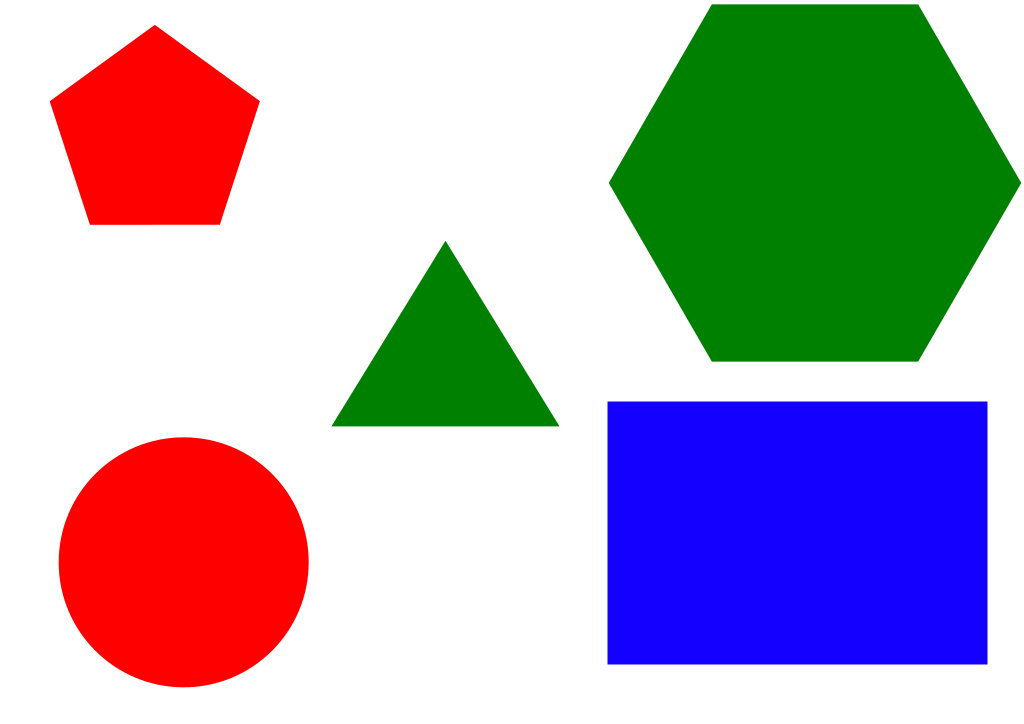
#> input picture task_1a_explore_opencv/Task_1A_Part1/Samples/Test3.png, 1024 x 724 px
$ jupyter execute 'Pyimage shape detecion.ipynb'
#> lines starting #> are read from the running program, lines starting #| are printed output that depends on the picture; after the words box and inside, x2 and y2 are one past the last pixel; in counts of white or black regions, pixels touching at a corner belong together
[cell 1]
import cv2
import imutils
from matplotlib import pyplot as plt

[cell 2]
image = cv2.imread("Samples/Test3.png")
#> image is the input picture: shape (724, 1024, 3); mean B, G, R 183, 171.2, 177.9

[cell 3]
plt.imshow(image)
plt.show()

[cell 4]
# and threshold it
gray = cv2.cvtColor(image, cv2.COLOR_BGR2GRAY)
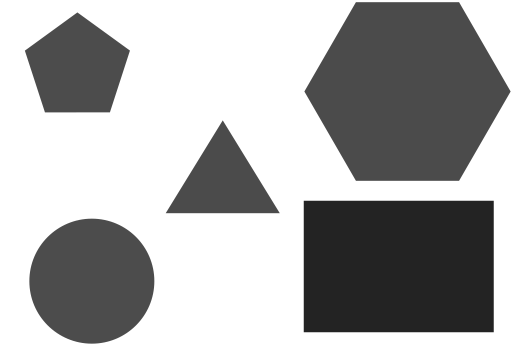
#> gray: shape (724, 1024) (shown at 1/2 size); min 35, max 255, mean 174.5
plt.imshow(gray,cmap= 'gray')
plt.show()
blurred = cv2.GaussianBlur(gray, (5, 5), 0)
plt.imshow(blurred,cmap= 'gray')
plt.show()
thresh = cv2.threshold(blurred, 200, 255, cv2.THRESH_BINARY)[1]
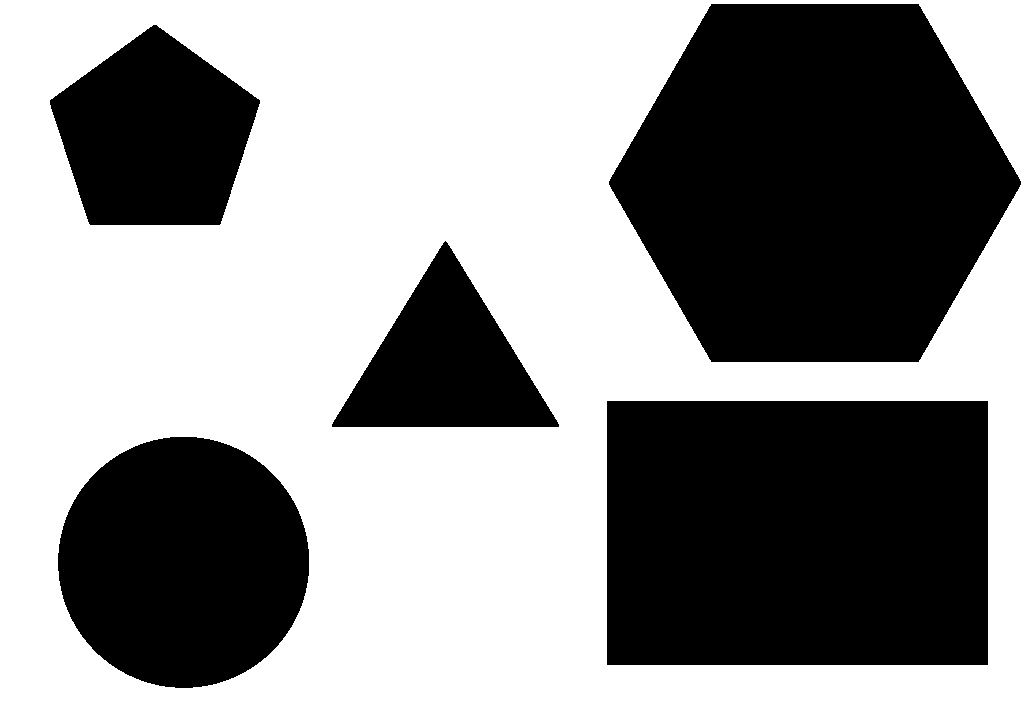
#> thresh: shape (724, 1024); 57.9% white; 5 black regions, box (x1, y1, x2, y2) and area: (609, 4, 1021, 362) 111146, (607, 401, 988, 665) 100584, (58, 437, 309, 688) 49513, (50, 25, 260, 225) 29353, (332, 241, 559, 427) 21554
plt.imshow(thresh,cmap= 'gray')
plt.show()
edges = cv2.Canny(thresh,100,200)
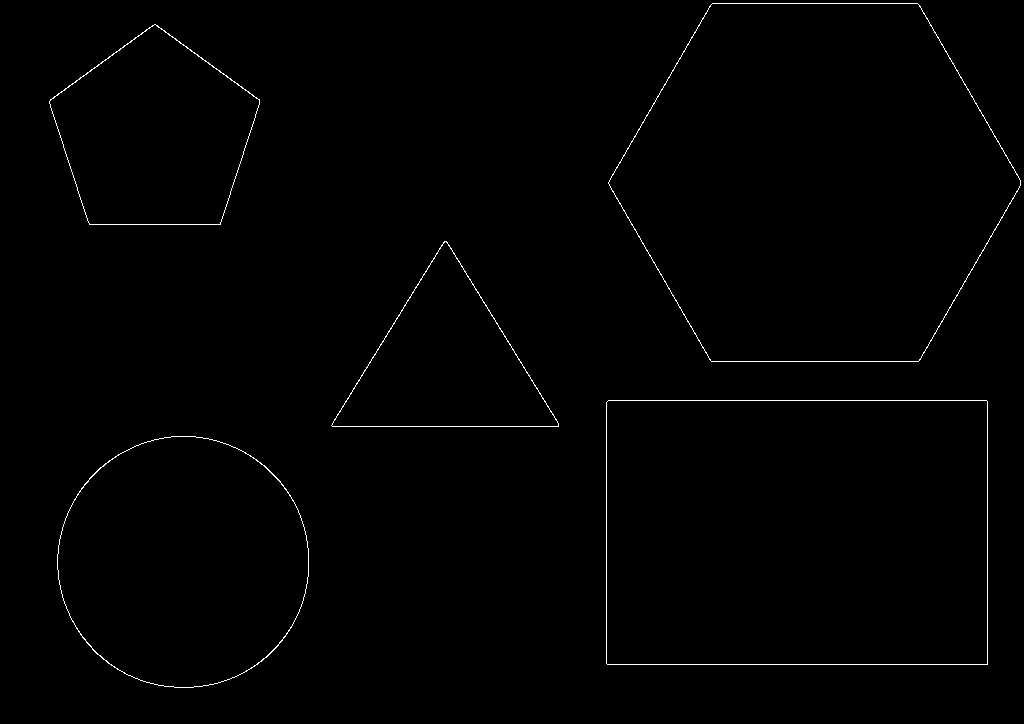
#> edges: shape (724, 1024); 0.64% white in thin lines or dots, all inside (x1, y1, x2, y2) = (49, 3, 1021, 688)
plt.imshow(edges,cmap= 'gray')
plt.show()

[cell 5]
cnts,_ = cv2.findContours(edges, cv2.RETR_EXTERNAL,cv2.CHAIN_APPROX_SIMPLE)
#> cnts = 5 contours; box (x1, y1, x2, y2) and area: (608, 3, 1021, 362) 111197, (606, 400, 988, 665) 100581, (57, 436, 309, 688) 49567, (49, 24, 260, 225) 29333, (331, 241, 559, 427) 21481

[cell 6]
print(len(cnts))
#| 5

[cell 7]
for c in cnts:
	# compute the center of the contour, then detect the name of the
	# shape using only the contour
    M = cv2.moments(c)
    cX = int(M["m10"] / M["m00"])
    cY = int(M["m01"] / M["m00"])
    peri = cv2.arcLength(c, True)
    approx = cv2.approxPolyDP(c, 0.04 * peri, True)
    if len(approx) == 3:
        shape = "triangle"
        # if the shape has 4 vertices, it is either a square or
		# a rectangle
    elif len(approx) == 4:
        (x, y, w, h) = cv2.boundingRect(approx)
        ar = w / float(h)
        print(f"aspect ratio {ar}")
			# a square will have an aspect ratio that is approximately
			# equal to one, otherwise, the shape is a rectangle
        shape = "square" if ar >= 0.95 and ar <= 1.05 else "rectangle"
		# if the shape is a pentagon, it will have 5 vertices
    elif len(approx) == 5:
        shape = "pentagon"
		# otherwise, we assume the shape is a circle
    else:
        shape = "circle"

    # multiply the contour (x, y)-coordinates by the resize ratio,
    # then draw the contours and the name of the shape on the image
    print(f"shape {shape}")
    cv2.drawContours(image, [c], -1, (0, 255, 0), 2)
    cv2.putText(image, shape, (cX, cY), cv2.FONT_HERSHEY_SIMPLEX,
    0.5, (255, 255, 255), 2)
	# show the output image
    plt.imshow(image)
    plt.show()
#> this loop made 5 passes
#> (cX, cY, peri, approx, x, y, w, h) on pass 2: (796, 532, 1287.7, [[606, 402], [607, 664], [987, 664], [986, 400]], 606, 400, 382, 265)
#> (printed output is left out)
#> pass 1, `plt.show()`:
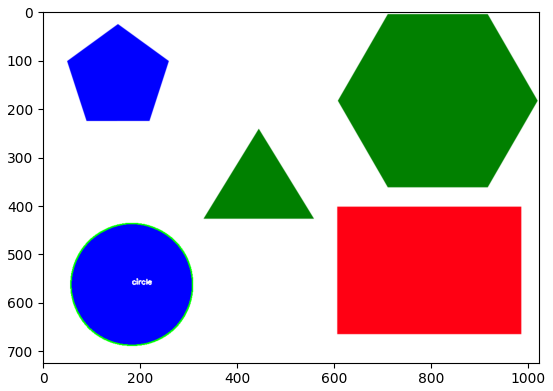
#> figure drawn by matplotlib, 1 panel; B, G, R data is drawn as R, G, B
#> after the loop:
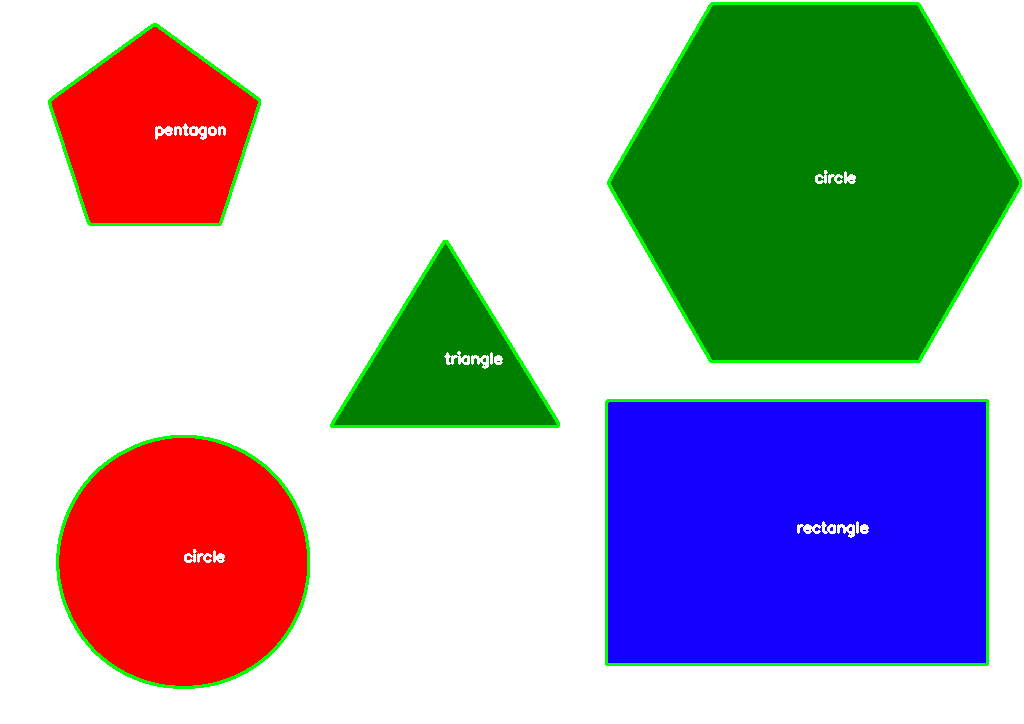
#> image: shape (724, 1024, 3); 2.33% of pixels changed, all inside (x1, y1, x2, y2) = (48, 2, 1022, 689)

$ run again, with task_1a_explore_opencv/Task_1A_Part1/Samples/Test1.png copied over task_1a_explore_opencv/Task_1A_Part1/Samples/Test3.png
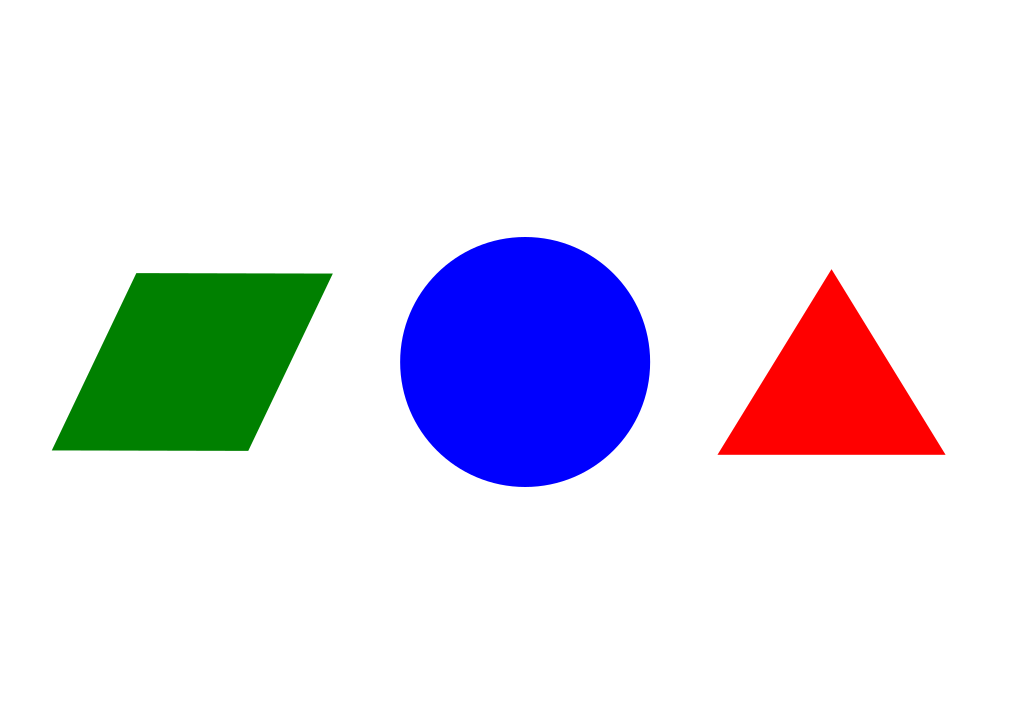
#> input picture task_1a_explore_opencv/Task_1A_Part1/Samples/Test1.png, 1024 x 724 px
#> image is the input picture: shape (724, 1024, 3); mean B, G, R 235.7, 224.9, 226.1
#> thresh: shape (724, 1024); 85.7% white; 3 black regions, box (x1, y1, x2, y2) and area: (399, 236, 651, 488) 49687, (52, 273, 333, 451) 35226, (718, 270, 945, 455) 21453
#> `edges = cv2.Canny(thresh,100,200)`:
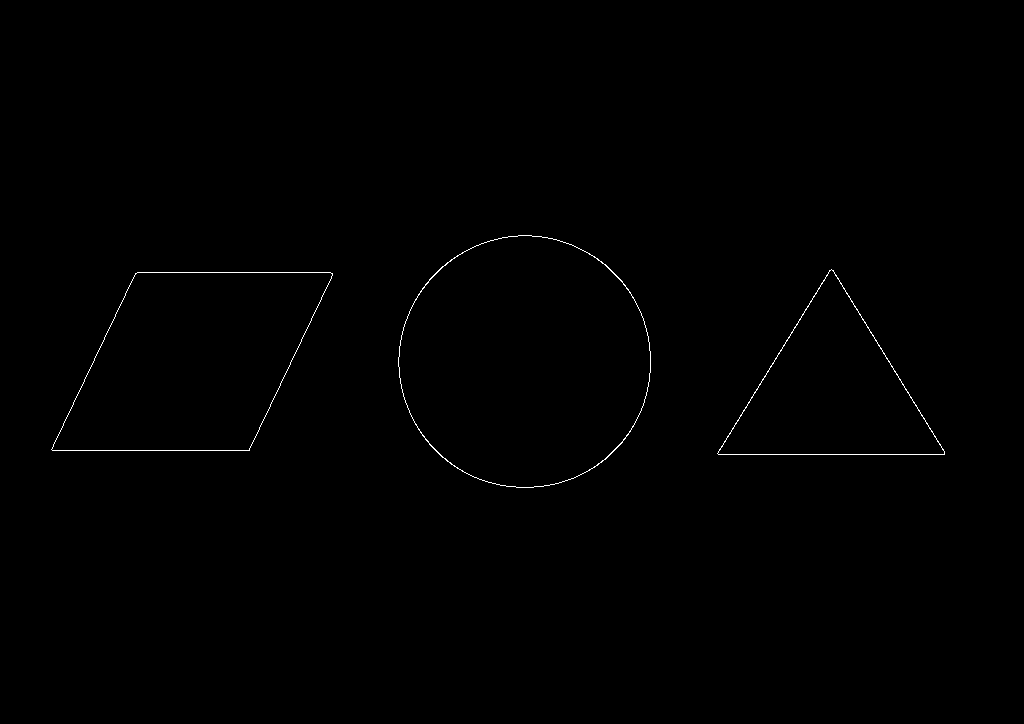
#> edges: shape (724, 1024); 0.3% white in thin lines or dots, all inside (x1, y1, x2, y2) = (51, 235, 945, 488)
#> cnts = 3 contours; box (x1, y1, x2, y2) and area: (398, 235, 651, 488) 49742, (51, 272, 333, 451) 35223, (717, 269, 945, 455) 21379
#| 3
#> the loop `for c in cnts:` made 3 passes
#> (cX, cY, peri, approx, x, y, w, h) on pass 1: (191, 361, 818.4, [[135, 273], [51, 449], [249, 450], [332, 273]], 51, 273, 282, 178)
#> (printed output is left out)
#> after the loop `for c in cnts:`:
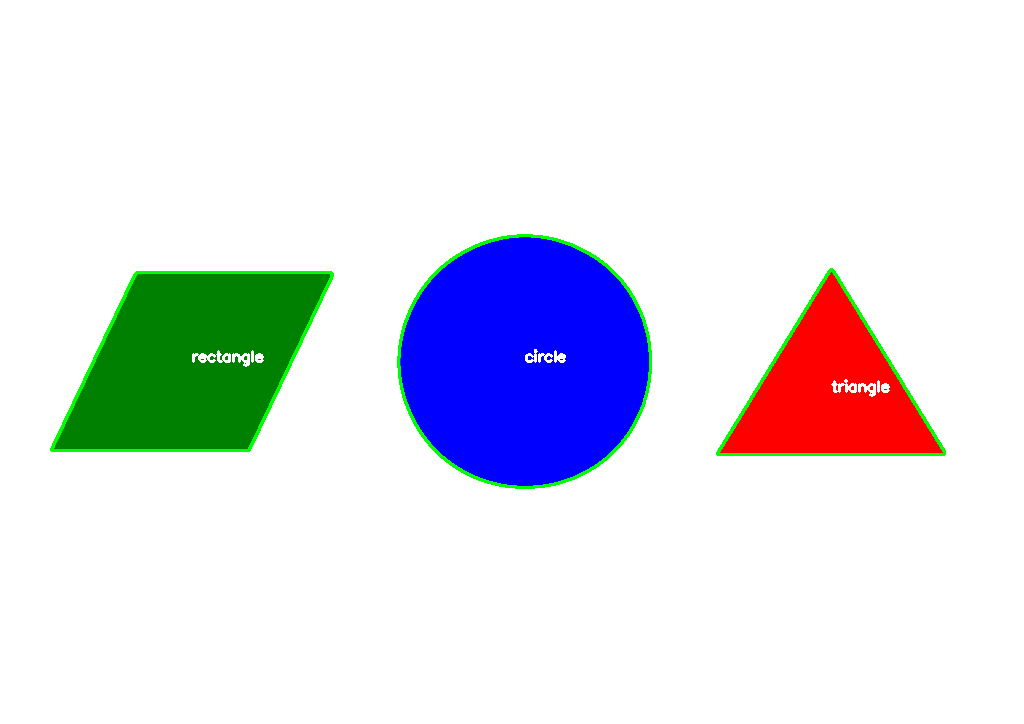
#> image: shape (724, 1024, 3); 1.19% of pixels changed, all inside (x1, y1, x2, y2) = (50, 234, 946, 489)

$ run again, with task_1a_explore_opencv/Task_1A_Part1/Samples/Test2.png copied over task_1a_explore_opencv/Task_1A_Part1/Samples/Test3.png
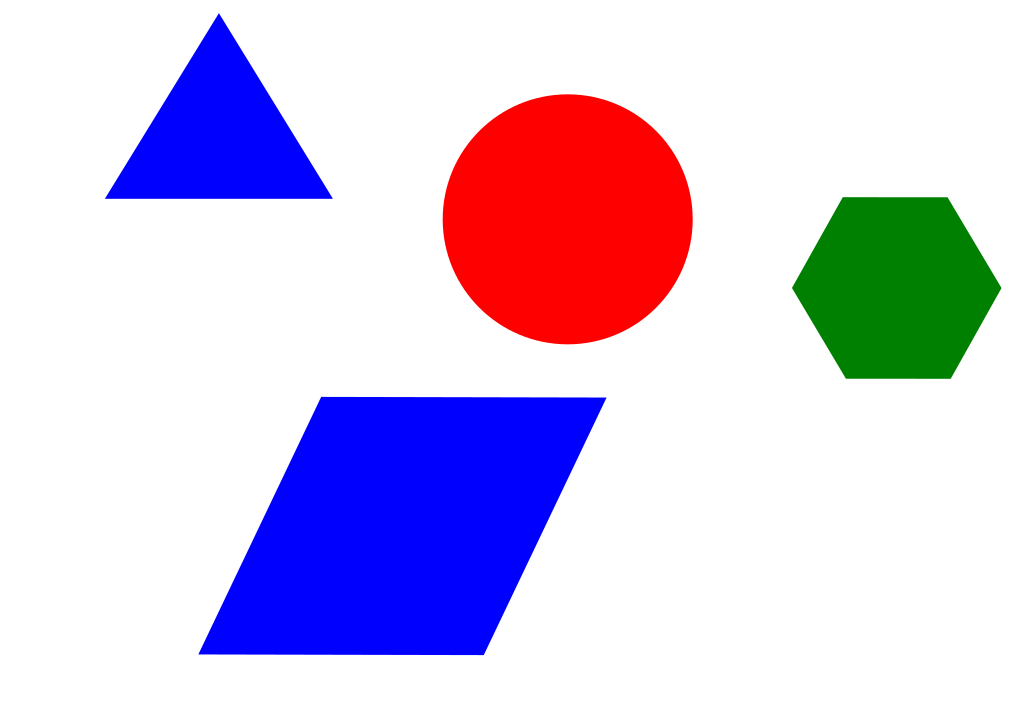
#> input picture task_1a_explore_opencv/Task_1A_Part1/Samples/Test2.png, 1024 x 724 px
#> image is the input picture: shape (724, 1024, 3); mean B, G, R 228.3, 200.6, 212.6
#> thresh: shape (724, 1024); 76.5% white; 4 black regions, box (x1, y1, x2, y2) and area: (198, 396, 607, 656) 74500, (442, 94, 693, 345) 49513, (792, 197, 1002, 379) 28814, (105, 14, 333, 200) 21765
#> `edges = cv2.Canny(thresh,100,200)`:
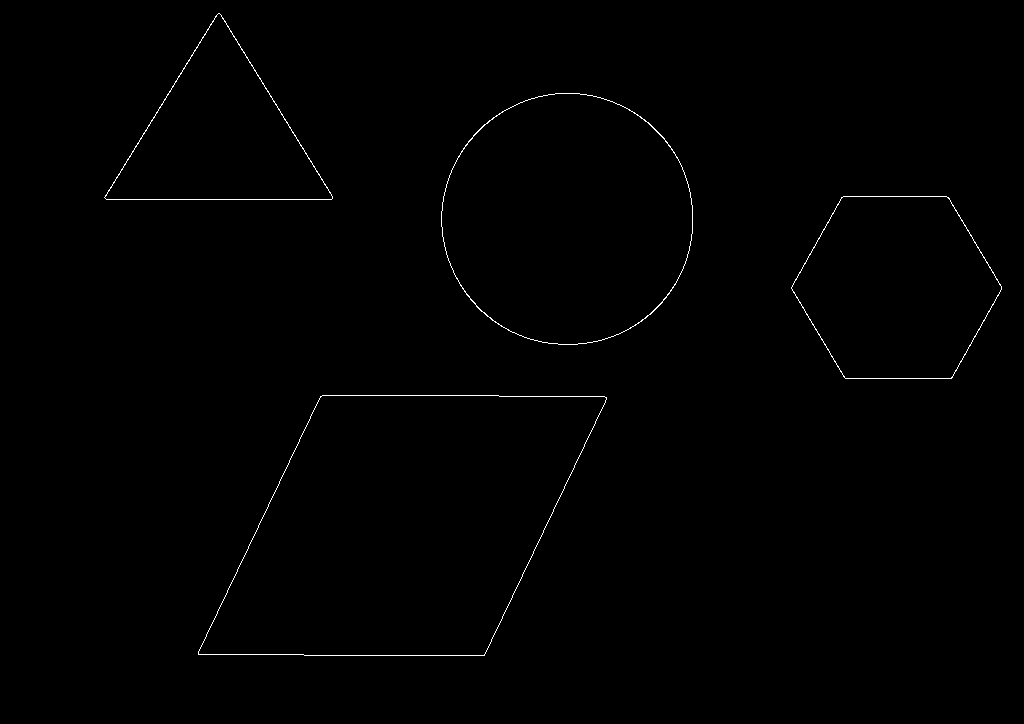
#> edges: shape (724, 1024); 0.44% white in thin lines or dots, all inside (x1, y1, x2, y2) = (104, 13, 1002, 656)
#> cnts = 4 contours; box (x1, y1, x2, y2) and area: (198, 395, 607, 656) 74498, (441, 93, 693, 345) 49567, (791, 196, 1002, 379) 28840, (104, 13, 333, 200) 21694
#| 4
#> the loop `for c in cnts:` made 4 passes
#> (cX, cY, peri, approx, x, y, w, h) on pass 1: (402, 525, 1190.7, [[320, 396], [198, 654], [484, 655], [606, 397]], 198, 396, 409, 260)
#> (printed output is left out)
#> after the loop `for c in cnts:`:
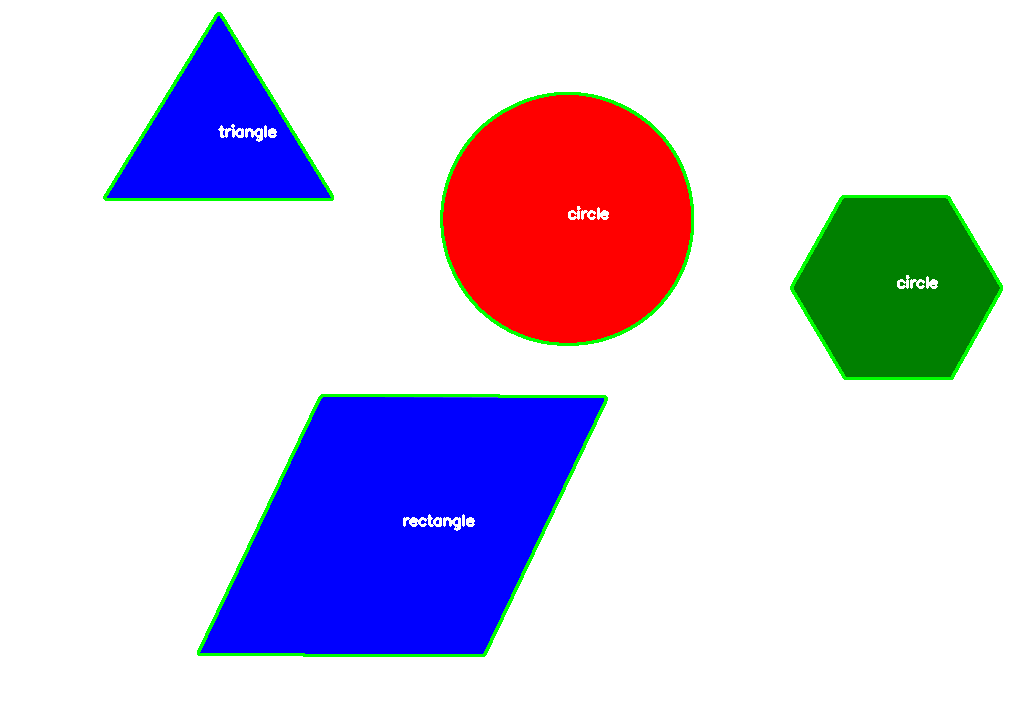
#> image: shape (724, 1024, 3); 1.67% of pixels changed, all inside (x1, y1, x2, y2) = (103, 12, 1003, 657)
